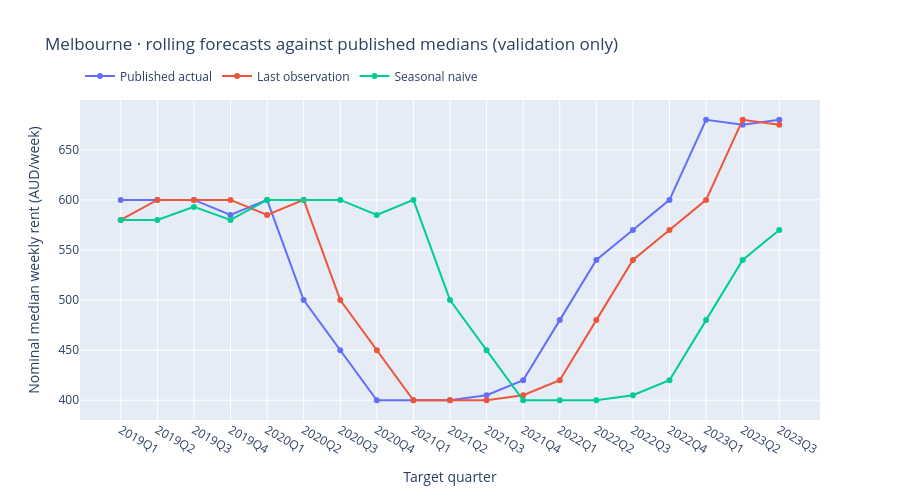

The cell this chart's notebook holds for it:
### Markdown cell above
## 10. Chart 4 — A forecast trace you can explain

Melbourne is the same illustrative LGA used in earlier audits, chosen before looking at forecast errors. Each marker is a separate **one-quarter-ahead** forecast, not a multi-quarter path issued at the start of validation.

Actual outcomes are shown only after predictions have been constructed. The chart ends at **2023Q3**. No reserved final-period observations are plotted. Nominal medians describe changing sets of lettings, not one fixed dwelling.

### Code cell
EXAMPLE_LGA = "Melbourne"
example = scored.loc[scored.rental_area_name.eq(EXAMPLE_LGA)].sort_values(["model", "target_quarter"])
require(len(example) == 38, "Expected 19 validation forecasts per model for the example.")
actual_example = example[TARGET_KEYS + ["actual_weekly_rent_aud"]].drop_duplicates().sort_values("target_quarter")
fig = go.Figure()
fig.add_trace(go.Scatter(x=actual_example.target_quarter, y=actual_example.actual_weekly_rent_aud, mode="lines+markers", name="Published actual"))
for model in MODELS:
    data = example.loc[example.model.eq(model)]
    fig.add_trace(go.Scatter(
        x=data.target_quarter, y=data.forecast_weekly_rent_aud, mode="lines+markers", name=MODEL_LABELS[model],
        customdata=data[["forecast_origin_quarter", "forecast_source_quarter", "forecast_source_median_cell"]].to_numpy(),
        hovertemplate="Target: %{x}<br>Forecast: $%{y:.0f}/week<br>Origin: %{customdata[0]}<br>Copied quarter: %{customdata[1]}<br>Workbook cell: %{customdata[2]}<extra>%{fullData.name}</extra>",
    ))
fig.update_layout(title="Melbourne · rolling forecasts against published medians (validation only)",
                  xaxis_title="Target quarter", yaxis_title="Nominal median weekly rent (AUD/week)",
                  height=500, legend=dict(orientation="h", y=1.12))
figures["04_melbourne_validation_forecasts.html"] = fig
fig.show()

### Figure 1 — Plotly figure (JSON) as saved in the notebook; plotly's stock layout.template omitted (floating-point values rounded to 4 significant figures)
{"data": [{"mode": "lines+markers", "name": "Published actual", "type": "scatter", "x": ["2019Q1", "2019Q2", "2019Q3", "2019Q4", "2020Q1", "2020Q2", "2020Q3", "2020Q4", "2021Q1", "2021Q2", "2021Q3", "2021Q4", "2022Q1", "2022Q2", "2022Q3", "2022Q4", "2023Q1", "2023Q2", "2023Q3"], "y": [600.0, 600.0, 600.0, 585.0, 600.0, 500.0, 450.0, 400.0, 400.0, 400.0, 405.0, 420.0, 480.0, 540.0, 570.0, 600.0, 680.0, 675.0, 680.0]}, {"customdata": [["2018Q4", "2018Q4", "FD63"], ["2019Q1", "2019Q1", "FF63"], ["2019Q2", "2019Q2", "FH63"], ["2019Q3", "2019Q3", "FJ63"], ["2019Q4", "2019Q4", "FL63"], ["2020Q1", "2020Q1", "FN63"], ["2020Q2", "2020Q2", "FP63"], ["2020Q3", "2020Q3", "FR63"], ["2020Q4", "2020Q4", "FT63"], ["2021Q1", "2021Q1", "FV63"], ["2021Q2", "2021Q2", "FX63"], ["2021Q3", "2021Q3", "FZ63"], ["2021Q4", "2021Q4", "GB63"], ["2022Q1", "2022Q1", "GD63"], ["2022Q2", "2022Q2", "GF63"], ["2022Q3", "2022Q3", "GH63"], ["2022Q4", "2022Q4", "GJ63"], ["2023Q1", "2023Q1", "GL63"], ["2023Q2", "2023Q2", "GN63"]], "hovertemplate": "Target: %{x}<br>Forecast: $%{y:.0f}/week<br>Origin: %{customdata[0]}<br>Copied quarter: %{customdata[1]}<br>Workbook cell: %{customdata[2]}<extra>%{fullData.name}</extra>", "mode": "lines+markers", "name": "Last observation", "type": "scatter", "x": ["2019Q1", "2019Q2", "2019Q3", "2019Q4", "2020Q1", "2020Q2", "2020Q3", "2020Q4", "2021Q1", "2021Q2", "2021Q3", "2021Q4", "2022Q1", "2022Q2", "2022Q3", "2022Q4", "2023Q1", "2023Q2", "2023Q3"], "y": [580.0, 600.0, 600.0, 600.0, 585.0, 600.0, 500.0, 450.0, 400.0, 400.0, 400.0, 405.0, 420.0, 480.0, 540.0, 570.0, 600.0, 680.0, 675.0]}, {"customdata": [["2018Q4", "2018Q1", "EX63"], ["2019Q1", "2018Q2", "EZ63"], ["2019Q2", "2018Q3", "FB63"], ["2019Q3", "2018Q4", "FD63"], ["2019Q4", "2019Q1", "FF63"], ["2020Q1", "2019Q2", "FH63"], ["2020Q2", "2019Q3", "FJ63"], ["2020Q3", "2019Q4", "FL63"], ["2020Q4", "2020Q1", "FN63"], ["2021Q1", "2020Q2", "FP63"], ["2021Q2", "2020Q3", "FR63"], ["2021Q3", "2020Q4", "FT63"], ["2021Q4", "2021Q1", "FV63"], ["2022Q1", "2021Q2", "FX63"], ["2022Q2", "2021Q3", "FZ63"], ["2022Q3", "2021Q4", "GB63"], ["2022Q4", "2022Q1", "GD63"], ["2023Q1", "2022Q2", "GF63"], ["2023Q2", "2022Q3", "GH63"]], "hovertemplate": "Target: %{x}<br>Forecast: $%{y:.0f}/week<br>Origin: %{customdata[0]}<br>Copied quarter: %{customdata[1]}<br>Workbook cell: %{customdata[2]}<extra>%{fullData.name}</extra>", "mode": "lines+markers", "name": "Seasonal naive", "type": "scatter", "x": ["2019Q1", "2019Q2", "2019Q3", "2019Q4", "2020Q1", "2020Q2", "2020Q3", "2020Q4", "2021Q1", "2021Q2", "2021Q3", "2021Q4", "2022Q1", "2022Q2", "2022Q3", "2022Q4", "2023Q1", "2023Q2", "2023Q3"], "y": [580.0, 580.0, 593.0, 580.0, 600.0, 600.0, 600.0, 585.0, 600.0, 500.0, 450.0, 400.0, 400.0, 400.0, 405.0, 420.0, 480.0, 540.0, 570.0]}], "layout": {"height": 500, "legend": {"orientation": "h", "y": 1.12}, "title": {"text": "Melbourne · rolling forecasts against published medians (validation only)"}, "xaxis": {"title": {"text": "Target quarter"}}, "yaxis": {"title": {"text": "Nominal median weekly rent (AUD/week)"}}}}
